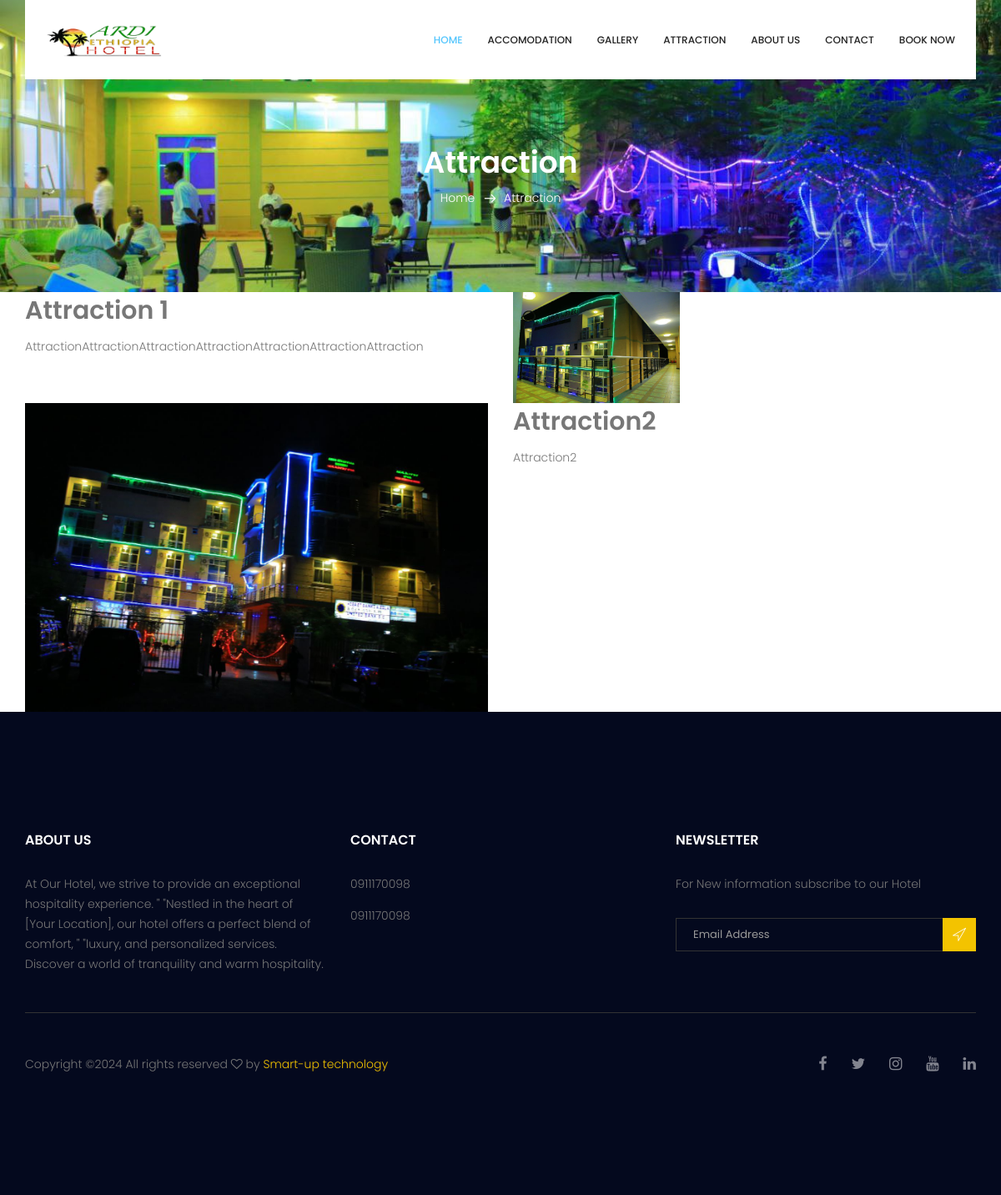
/attraction/, run on the app's committed database.
### website/models.py (models this page shows, shortened)
class Hotel(models.Model):
    name = models.CharField(max_length=255, verbose_name='Hotel Name')
    address = models.TextField(verbose_name='Address')
    phone_number1 = models.CharField(max_length=15, verbose_name='Phone Number 1')
    phone_number2 = models.CharField(max_length=15, verbose_name='Phone Number 2', blank=True, null=True)
    email = models.EmailField(verbose_name='Email')
    website = models.URLField(verbose_name='Website', blank=True, null=True)
    description = models.TextField(verbose_name='Description')
    logo = models.ImageField(upload_to='hotel_logos/', verbose_name='Hotel Logo', blank=True, null=True)
    class Meta:
        verbose_name = 'Hotel'
        verbose_name_plural = 'Hotels'

class HeaderImage(models.Model):
    title = models.CharField(max_length=255, verbose_name='Title')
    header_image = models.ImageField(upload_to='header_images/', verbose_name='Image')
    class Meta:
        verbose_name = 'Header Image'
        verbose_name_plural = 'Header Image'

class Attraction(models.Model):
    title = models.CharField(max_length=255, verbose_name='Title')
    description = models.TextField(verbose_name='Description')
    image = models.ImageField(upload_to='attraction_images/', verbose_name='Image')
    class Meta:
        verbose_name = 'Attraction'
        verbose_name_plural = 'Attractions'

class AboutUs(models.Model):
    title = models.CharField(max_length=255, verbose_name='Title')
    content = models.TextField(verbose_name='Content')
    image = models.ImageField(upload_to='about_us_images/', verbose_name='Image', blank=True, null=True)
    class Meta:
        verbose_name = 'About Us'
        verbose_name_plural = 'About Us'

### website/views.py (the view)
# urls.py: path('attraction/',  views.attraction, name='attraction'),
def attraction(request):
    attraction = Attraction.objects.filter()
    context = {'attraction':attraction}
    context.update(data_for_all())
    return render(request,'attraction.html',context)

### website/views.py (called while the page is built)
def data_for_all():
    hotels = Hotel.objects.last()
    contact_info = ContactInfo.objects.last()
    about_us = AboutUs.objects.last()
    header_image = HeaderImage.objects.last()
    context={
             'contact_info':contact_info,
             'about_us':about_us,
             'header_image':header_image,
             'hotels':hotels}
    return context

### templates/attraction.html
{% extends "base.html" %} {%load static %} {% block content %}
    <section class="breadcrumb_area">
        <div class="overlay bg-parallax" style="background: url('{{ header_image.header_image.url }}') no-repeat center/cover; background-attachment: fixed;" data-stellar-ratio="0.8" data-stellar-vertical-offset="0" data-background=""></div>
        <div class="container">
            <div class="page-cover text-center">
                <h2 class="page-cover-tittle">Attraction</h2>
                <ol class="breadcrumb">
                    <li><a href="index.html">Home</a></li>
                    <li class="active">Attraction</li>
                </ol>
            </div>
        </div>
    </section>
    <div class="container attraction-container">
        {% for attraction in attraction %}
            <div class="row">
                {% if forloop.counter|divisibleby:2 %}
                    <div class="col-md-6 attraction-image">
                        <img class="img-fluid" src="{{ attraction.image.url }}" alt="{{ attraction.title }}">
                    </div>
                    <div class="col-md-6 attraction-text">
                        <h2>{{ attraction.title }}</h2>
                        <p>{{ attraction.title }}</p>
                    </div>
                {% else %}
                    <div class="col-md-6 attraction-text">
                        <h2>{{ attraction.title }}</h2>
                        <p>{{ attraction.description }}</p>
                    </div>
                    <div class="col-md-6 attraction-image">
                        <img class="img-fluid" src="{{ attraction.image.url }}" width="200" height="500" alt="{{ attraction.title }}">
                    </div>
                {% endif %}
            </div>
        {% endfor %}
    </div>
{% endblock %}

### templates/header.html (shortened to what this page needs)
{%load static %}
<header class="header_area">
    <div class="container">
        <nav class="navbar navbar-expand-lg navbar-light">
            <a class="navbar-brand logo_h" href="{% url 'hotel:index' %}"><img src="{{hotels.logo.url}}" width="140" height="90" alt=""></a>
            <div class="collapse navbar-collapse offset" id="navbarSupportedContent">
                <ul class="nav navbar-nav menu_nav ml-auto">
                    <li class="nav-item active"><a class="nav-link" href="{% url 'hotel:index' %}">Home</a></li>
                    <li class="nav-item"><a class="nav-link" href="{% url 'hotel:accomodation' %}">Accomodation</a></li>
                    <li class="nav-item"><a class="nav-link" href="{% url 'hotel:gallery' %}">Gallery</a></li>
                    <li class="nav-item"><a class="nav-link" href="{% url 'hotel:attraction' %}">Attraction</a></li>
                    <li class="nav-item"><a class="nav-link" href="{% url 'hotel:about_us' %}">About us</a></li>
                    <li class="nav-item"><a class="nav-link" href="{% url 'hotel:contact_us' %}">Contact</a></li>
                    <li class="nav-item"><a class="nav-link" href="#" data-toggle="modal" data-target="#bookingModal">Book Now</a></li>
                </ul>
            </div>
        </nav>
    </div>
</header>

### templates/footer.html (shortened to what this page needs)
{%load static %}
<footer class="footer-area section_gap">
	<div class="container">
		<div class="row">
			<div class="col-lg-4  col-md-6 col-sm-6">
				<div class="single-footer-widget">
					<h6 class="footer_title">About US</h6>
					<p>{{about_us.content}}</p>
				</div>
			</div>
			<div class="col-lg-4 col-md-6 col-sm-6">
				<div class="single-footer-widget">
					<h6 class="footer_title">Contact</h6>
					<div class="row">
						<div class="col-12">
							<ul class="list_style">
								<li><a href="#">{{hotels.phone_number1}}</a></li>
								<li><a href="#">{{hotels.phone_number2}}</a></li>
								<li><a href="#">{{contact_info.phone_number2}}</a></li>
							</ul>
						</div>
					</div>
				</div>
			</div>
			<div class="col-lg-4 col-md-6 col-sm-6">
				<div class="single-footer-widget">
					<h6 class="footer_title">Newsletter</h6>
					<p>For New information subscribe to our Hotel </p>
					<div id="mc_embed_signup">
						<form target="_blank" action="https://spondonit.us12.list-manage.com/subscribe/post?u=1462626880ade1ac87bd9c93a&amp;id=92a4423d01" method="get" class="subscribe_form relative">
							<div class="input-group d-flex flex-row">
								<input name="EMAIL" placeholder="Email Address" onfocus="this.placeholder = ''" onblur="this.placeholder = 'Email Address '" required="" type="email">
								<button class="btn sub-btn"><span class="lnr lnr-location"></span></button>
							</div>
						</form>
					</div>
				</div>
			</div>
		</div>
		<div class="border_line"></div>
		<div class="row footer-bottom d-flex justify-content-between align-items-center">
			<p class="col-lg-8 col-sm-12 footer-text m-0">
Copyright &copy;<script>document.write(new Date().getFullYear());</script> All rights reserved <i class="fa fa-heart-o" aria-hidden="true"></i> by <a href="#" target="_blank">Smart-up technology</a>
</p>
			<div class="col-lg-4 col-sm-12 footer-social">
				<a href="{{contact_info.facebook}}"><i class="fa fa-facebook"></i></a>
				<a href="{{contact_info.phontwittere_number}}"><i class="fa fa-twitter"></i></a>
				<a href="{{contact_info.instagram}}"><i class="fa fa-instagram"></i></a>
				<a href="{{contact_info.youtube}}"><i class="fa fa-youtube"></i></a>
				<a href="{{contact_info.linkedin}}"><i class="fa fa-linkedin"></i></a>
			</div>
		</div>
	</div>
</footer>

### assets/css/style.css (style rules this page uses)
.list_style { list-style: none; margin: 0px; padding: 0px; }
a { text-decoration: none; -webkit-transition: all 0.3s ease-in-out; -o-transition: all 0.3s ease-in-out; transition: all 0.3s ease-in-out; }
body { line-height: 24px; font-size: 14px; font-family: "Poppins", sans-serif; font-weight: 300; color: #777777; }
section { background: #fff; }
h1, h2, h3, h4, h5, h6 { font-family: "Poppins", sans-serif; font-weight: 600; }
@media (min-width: 1200px) { .container { max-width: 1170px; } }
.section_gap { padding: 120px 0; }
.header_area { position: absolute; top: 0; left: 0; width: 100%; z-index: 20; }
.navbar { padding: 0px; border: 0px; border-radius: 0px; }
.navbar { background: #fff; padding: 0px 25px; }
.navbar .logo_h { padding-top: 0px; }
.navbar .menu_nav .nav-item .nav-link { font: 500 12px/80px "Poppins", sans-serif; color: #222222; text-transform: uppercase; padding: 0px; }
.navbar .menu_nav .nav-item .nav-link:after { display: none; }
.navbar .menu_nav .nav-item:hover .nav-link, .navbar .menu_nav .nav-item.active .nav-link { color: #52c5fd; }
.navbar .menu_nav .nav-item + li { margin-left: 30px; }
.overlay { position: absolute; left: 0; right: 0; top: 0; height: 125%; bottom: 0; z-index: -1; }
.breadcrumb_area { position: relative; padding: 172px 0px 84px; background: #04091e; z-index: 1; overflow: hidden; }
.breadcrumb_area .bg-parallax { background: url(../image/about_banner.jpg) no-repeat scroll center 0/cover; opacity: 0.50; z-index: -1; }
.page-cover-tittle { display: block; font-size: 36px; line-height: 45px; color: #fff; }
.breadcrumb { text-align: center; background: transparent; padding: 0px; display: inline-block; }
.breadcrumb li { display: inline-block; color: #fff; }
.breadcrumb li a { color: #fff; }
.breadcrumb li + li:before { content: "\e87a"; font-family: 'Linearicons-Free'; font-size: 14px; font-weight: 600; vertical-align: middle; margin: 0px 10px 0px 7px; }
h2 { font-size: 30px; }
h6 { font-size: 14px; }
h1, h2, h3, h4, h5, h6 { line-height: 1.5em; }
.footer-area { background: #04091e; padding: 142px 0px; }
.single-footer-widget ul li a { line-height: 25px; display: inline-block; color: #777; -webkit-transition: all 0.3s linear; -o-transition: all 0.3s linear; transition: all 0.3s linear; margin-bottom: 13px; }
.single-footer-widget .subscribe_form { padding-top: 13px; }
.single-footer-widget .input-group { display: block !important; }
.single-footer-widget input { width: 100%; border: 1px solid #333333; font-size: 13px; line-height: 30px; padding-right: 40px; height: 40px; color: #999999; background: transparent; padding-left: 20px; }
.single-footer-widget .sub-btn { background: #f3c300; color: #fff; font-weight: 300; border-radius: 0; line-height: 34px; padding: 4px 11px 0px; cursor: pointer; position: absolute; right: 0px; top: 0px; }
.footer_title { font-size: 16px; line-height: 24px; font-weight: 600; color: #fff; text-transform: uppercase; margin-bottom: 28px; }
.border_line { width: 100%; height: 1px; background: #333333; margin-top: 30px; }
.footer-bottom { padding-top: 46px; }
.footer-bottom .footer-text a { color: #f3c300; }
.footer-bottom .footer-social { text-align: right; }
.footer-bottom .footer-social a { font-size: 18px; line-height: 30px; color: #82848f; margin-left: 25px; -webkit-transition: all 0.3s linear; -o-transition: all 0.3s linear; transition: all 0.3s linear; }

### data on the page
Hotel: logo (picture), phone_number1 "0911170098", phone_number2 "0911170098"
HeaderImage: header_image (picture)
Attraction: title "Attraction 1", description "AttractionAttractionAttractionAttractionAttractionAttractionAttraction", image (picture)
Attraction: image (picture), title "Attraction2"
AboutUs: content "At Our Hotel, we strive to provide an exceptional hospitality experience. \" \"Nestled in the heart of [Your Location], our hotel offers a perfect blend of comfort, \" \"luxury, and personalized services. Discover a world of tranquility and warm hospitality."
